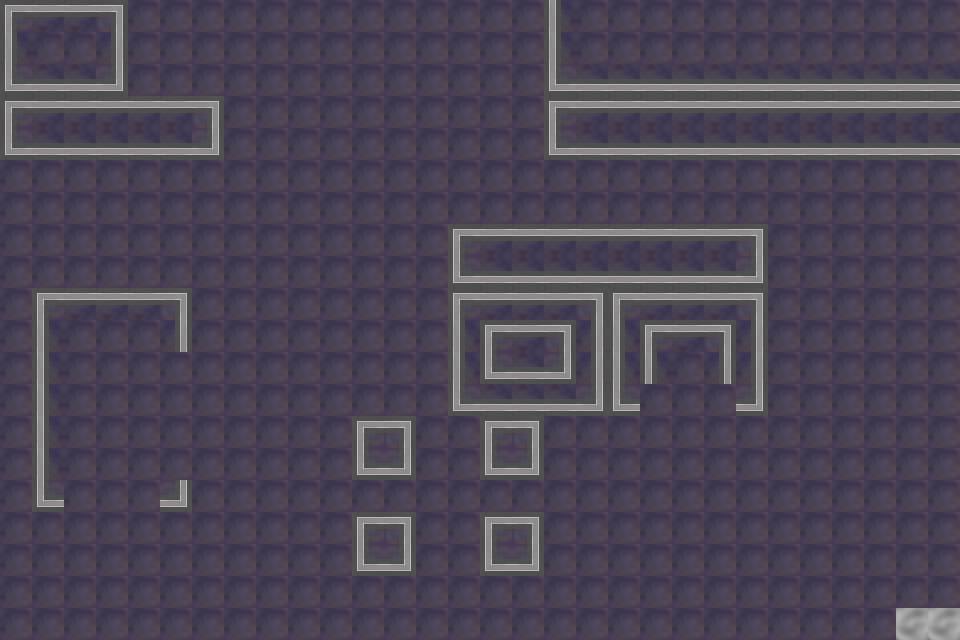

A level layout from a 2D game, rendered from its tile map. Below: a short description, then the map file with tile-grid data replaced by summaries:
An orthogonal 30x20 tile map with 32x32 px tiles, 1 tile layer (Tile Layer 1), 3 tilesets and 1 object (forward).

<map version="1.0" orientation="orthogonal" width="30" height="20" tilewidth="32" tileheight="32">
 <tileset firstgid="1" name="vhatBase" tilewidth="32" tileheight="32">
  <image source="vhatBase.png" trans="ff00ff" width="32" height="32" />
 </tileset>
 <tileset firstgid="2" name="vhatTilesetOne" tilewidth="32" tileheight="32">
  <image source="vhatTilesetOne.png" trans="ff00ff" width="32" height="32" />
 </tileset>
 <tileset firstgid="3" name="vhatTilesetTwo" tilewidth="32" tileheight="32">
  <image source="vhatTilesetTwo.png" trans="ff00ff" width="128" height="64" />
 </tileset>
 <layer name="Tile Layer 1" width="30" height="20">
  <data>[600 cells, 600 non-empty, 10 distinct tile ids]</data>
 </layer>
 <objectgroup name="Spawning" width="30" height="20">
  <object name="forward" x="896" y="608" width="64" height="32" />
 </objectgroup>
</map>
